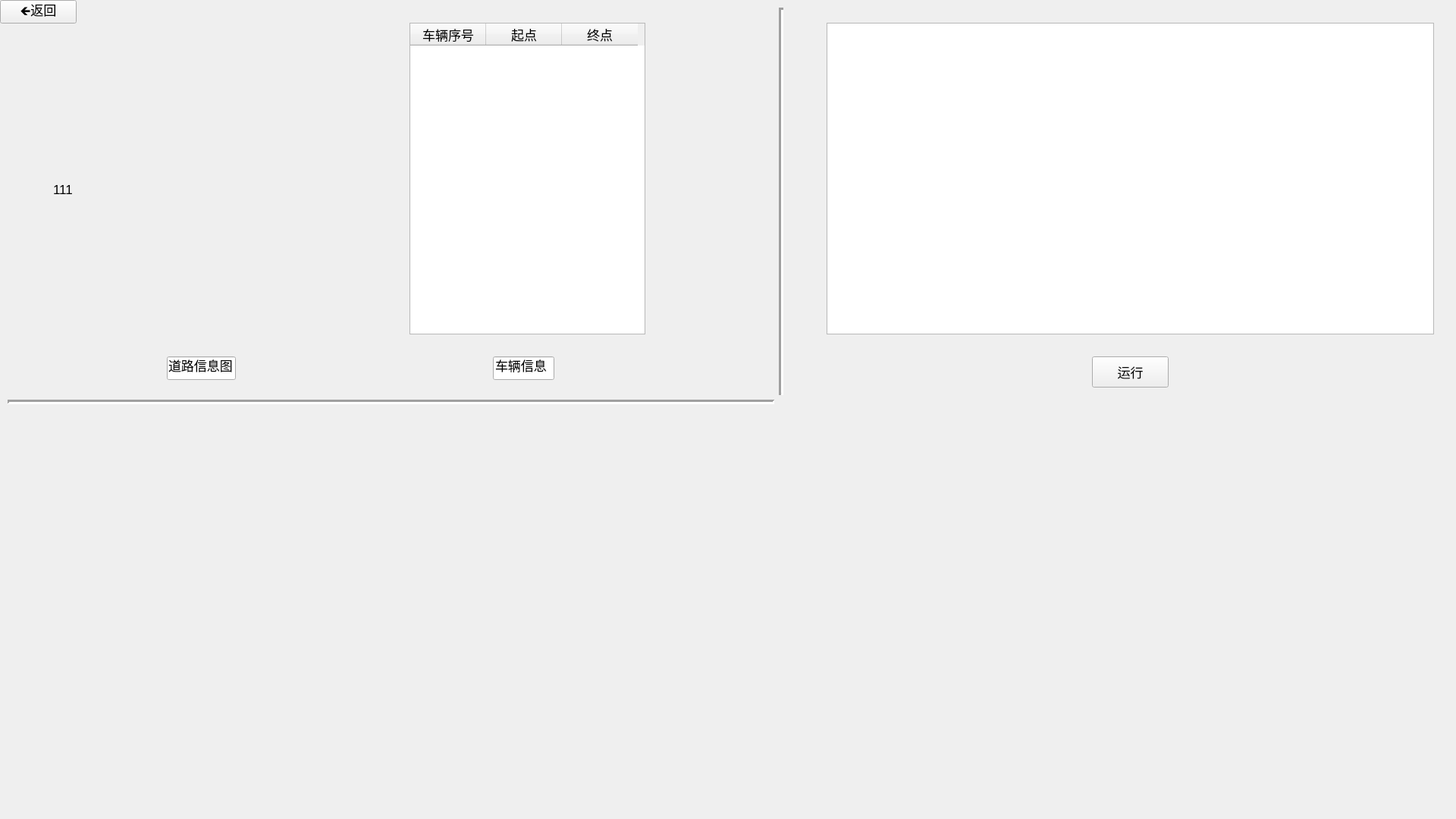
<?xml version="1.0" encoding="UTF-8"?>
<ui version="4.0">
 <class>Form</class>
 <widget class="QWidget" name="Form">
  <property name="geometry">
   <rect>
    <x>0</x>
    <y>0</y>
    <width>1920</width>
    <height>1080</height>
   </rect>
  </property>
  <property name="font">
   <font>
    <pointsize>13</pointsize>
   </font>
  </property>
  <property name="windowTitle">
   <string>智能车辆调度系统</string>
  </property>
  <widget class="QPushButton" name="backHomeBut">
   <property name="geometry">
    <rect>
     <x>0</x>
     <y>0</y>
     <width>101</width>
     <height>31</height>
    </rect>
   </property>
   <property name="font">
    <font>
     <pointsize>13</pointsize>
    </font>
   </property>
   <property name="text">
    <string>🡸返回</string>
   </property>
  </widget>
  <widget class="QLabel" name="baseRoadLabel">
   <property name="geometry">
    <rect>
     <x>70</x>
     <y>70</y>
     <width>360</width>
     <height>360</height>
    </rect>
   </property>
   <property name="text">
    <string>111</string>
   </property>
  </widget>
  <widget class="Line" name="line">
   <property name="geometry">
    <rect>
     <x>10</x>
     <y>510</y>
     <width>1011</width>
     <height>41</height>
    </rect>
   </property>
   <property name="lineWidth">
    <number>3</number>
   </property>
   <property name="orientation">
    <enum>Qt::Horizontal</enum>
   </property>
  </widget>
  <widget class="QLineEdit" name="lineEdit">
   <property name="geometry">
    <rect>
     <x>220</x>
     <y>470</y>
     <width>91</width>
     <height>31</height>
    </rect>
   </property>
   <property name="font">
    <font>
     <pointsize>13</pointsize>
    </font>
   </property>
   <property name="focusPolicy">
    <enum>Qt::NoFocus</enum>
   </property>
   <property name="text">
    <string>道路信息图</string>
   </property>
  </widget>
  <widget class="Line" name="line_2">
   <property name="geometry">
    <rect>
     <x>1020</x>
     <y>10</y>
     <width>21</width>
     <height>511</height>
    </rect>
   </property>
   <property name="lineWidth">
    <number>3</number>
   </property>
   <property name="orientation">
    <enum>Qt::Vertical</enum>
   </property>
  </widget>
  <widget class="QTableWidget" name="carTable">
   <property name="geometry">
    <rect>
     <x>540</x>
     <y>30</y>
     <width>311</width>
     <height>411</height>
    </rect>
   </property>
   <column>
    <property name="text">
     <string>车辆序号</string>
    </property>
   </column>
   <column>
    <property name="text">
     <string>起点</string>
    </property>
   </column>
   <column>
    <property name="text">
     <string>终点</string>
    </property>
   </column>
  </widget>
  <widget class="QLineEdit" name="lineEdit_2">
   <property name="geometry">
    <rect>
     <x>650</x>
     <y>470</y>
     <width>81</width>
     <height>31</height>
    </rect>
   </property>
   <property name="font">
    <font>
     <pointsize>13</pointsize>
    </font>
   </property>
   <property name="focusPolicy">
    <enum>Qt::NoFocus</enum>
   </property>
   <property name="text">
    <string>车辆信息</string>
   </property>
  </widget>
  <widget class="QPushButton" name="runBut">
   <property name="geometry">
    <rect>
     <x>1440</x>
     <y>470</y>
     <width>101</width>
     <height>41</height>
    </rect>
   </property>
   <property name="text">
    <string>运行</string>
   </property>
  </widget>
  <widget class="QTextEdit" name="showRuntimeText">
   <property name="geometry">
    <rect>
     <x>1090</x>
     <y>30</y>
     <width>801</width>
     <height>411</height>
    </rect>
   </property>
   <property name="focusPolicy">
    <enum>Qt::NoFocus</enum>
   </property>
  </widget>
 </widget>
 <resources/>
 <connections/>
 <slots>
  <slot>showRuntimeContent(QString)</slot>
 </slots>
</ui>
